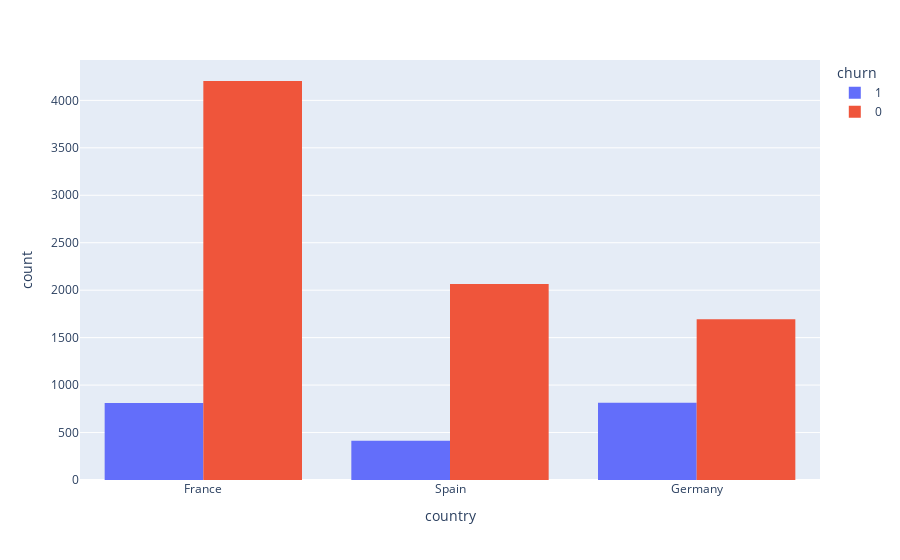

Here is the notebook cell this chart was saved with:
### Markdown cell above
### Churn Rate by different Country

### Code cell
px.histogram(bank_df,x='country', color = 'churn',barmode = 'group')

### Figure 1 — Plotly figure (JSON) as saved in the notebook; plotly's stock layout.template omitted (floating-point values rounded to 4 significant figures; data arrays with more than 128 entries replaced by an {"elided": "..."} marker saying what was removed)
{"data": [{"alignmentgroup": "True", "bingroup": "x", "hovertemplate": "churn=1<br>country=%{x}<br>count=%{y}<extra></extra>", "legendgroup": "1", "marker": {"color": "#636efa", "pattern": {"shape": ""}}, "name": "1", "offsetgroup": "1", "orientation": "v", "showlegend": true, "type": "histogram", "x": {"elided": "2037 str values"}, "xaxis": "x", "yaxis": "y"}, {"alignmentgroup": "True", "bingroup": "x", "hovertemplate": "churn=0<br>country=%{x}<br>count=%{y}<extra></extra>", "legendgroup": "0", "marker": {"color": "#EF553B", "pattern": {"shape": ""}}, "name": "0", "offsetgroup": "0", "orientation": "v", "showlegend": true, "type": "histogram", "x": {"elided": "7963 str values"}, "xaxis": "x", "yaxis": "y"}], "layout": {"barmode": "group", "legend": {"title": {"text": "churn"}, "tracegroupgap": 0}, "margin": {"t": 60}, "xaxis": {"anchor": "y", "domain": [0, 1], "title": {"text": "country"}}, "yaxis": {"anchor": "x", "domain": [0, 1], "title": {"text": "count"}}}}
